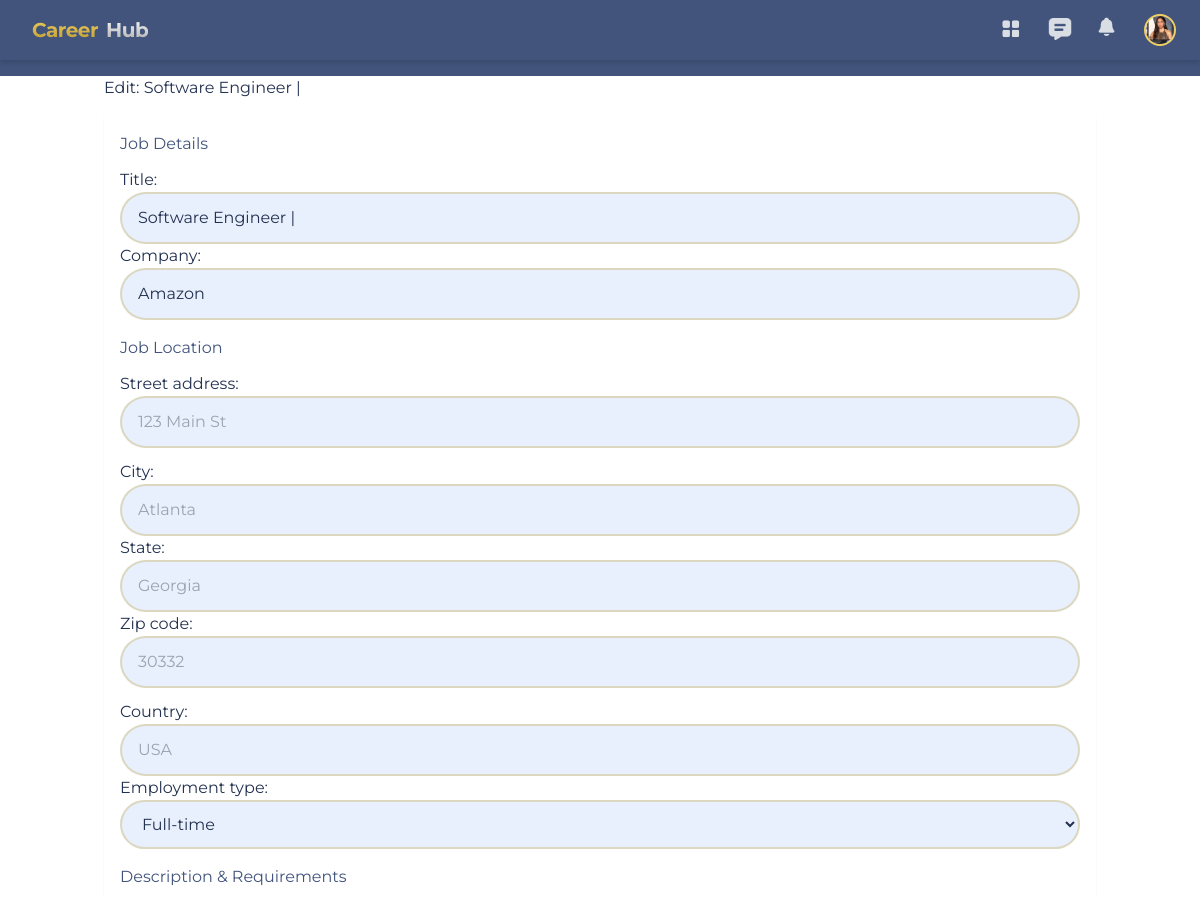
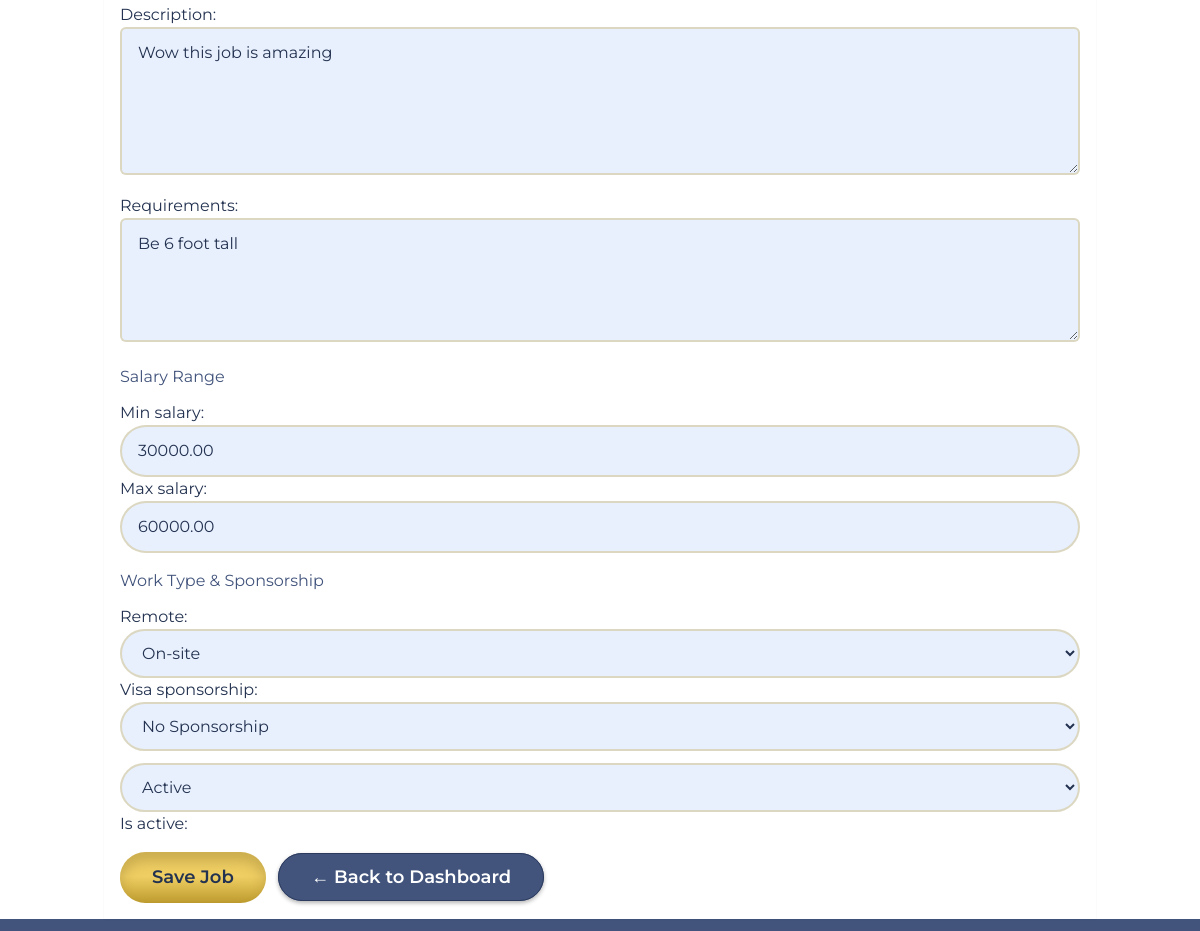
The page /jobs/3/edit/ (signed in) on the database its author committed (2 pictures, top to bottom).
### accounts/models.py (models this page shows, shortened)
class User(AbstractUser):
    JOB_SEEKER = 'job_seeker'
    RECRUITER = 'recruiter'
    ROLE_CHOICES = (
        (JOB_SEEKER, 'Job Seeker'),
        (RECRUITER, 'Recruiter'),
    )
    role = models.CharField(max_length=20, choices=ROLE_CHOICES)
    is_admin = models.BooleanField(default=False)

class RecruiterProfile(models.Model):
    user = models.OneToOneField(
        settings.AUTH_USER_MODEL,
        on_delete=models.CASCADE,
        related_name='recruiter'
    )
    profile_picture = models.ImageField(upload_to="profile_pics/", null=True, blank=True)
    company_name = models.CharField(max_length=255, blank=True)
    position = models.CharField(max_length=255, blank=True)

### jobs/models.py (models this page shows, shortened)
class Job(models.Model):
    FULL_TIME = "full_time"
    PART_TIME = "part_time"
    CONTRACT  = "contract"
    INTERN    = "intern"
    TEMP      = "temp"
    EMPLOYMENT_TYPES = [
        (FULL_TIME, "Full-time"),
        (PART_TIME, "Part-time"),
        (CONTRACT,  "Contract"),
        (INTERN,    "Internship"),
        (TEMP,      "Temporary"),
    ]
    recruiter = models.ForeignKey(
        settings.AUTH_USER_MODEL,
        on_delete=models.CASCADE,
        related_name="jobs_posted"
    )
    title = models.CharField(max_length=200)
    company = models.CharField(max_length=200, blank=True)
    street_address = models.CharField(max_length=255, blank=True, help_text="e.g. 123 Main Street")
    city = models.CharField(max_length=100, blank=True, help_text="e.g. Atlanta")
    state = models.CharField(max_length=100, blank=True, help_text="e.g. Georgia")
    zip_code = models.CharField(max_length=20, blank=True, help_text="e.g. 30332")
    country = models.CharField(max_length=100, blank=True, help_text="e.g. USA")
    location = models.CharField(max_length=255, blank=True, help_text="Auto-filled full address")
    latitude = models.FloatField(null=True, blank=True)
    longitude = models.FloatField(null=True, blank=True)
    employment_type = models.CharField(max_length=20, choices=EMPLOYMENT_TYPES, default=FULL_TIME)
    description = models.TextField()
    requirements = models.TextField(blank=True)
    min_salary = models.DecimalField(max_digits=10, decimal_places=2, null=True, blank=True)
    max_salary = models.DecimalField(max_digits=10, decimal_places=2, null=True, blank=True)
    remote = models.BooleanField(default=False, help_text="True if this job can be done remotely")
    visa_sponsorship = models.BooleanField(default=False, help_text="True if this job offers visa sponsorship")
    is_active = models.BooleanField(default=True)
    created_at = models.DateTimeField(auto_now_add=True)
    updated_at = models.DateTimeField(auto_now=True)
    class Meta:
        ordering = ["-created_at"]

### jobs/decorators.py (the view)
    def _wrapped(request, *args, **kwargs):
        user = request.user
        if not user.is_authenticated or getattr(user, "role", None) != "recruiter":
            raise PermissionDenied("Recruiter access required.")
        return view_func(request, *args, **kwargs)

### jobs/views.py (called while the page is built)
@login_required
@recruiter_required
def jobs_edit(request, pk):
    job = get_object_or_404(Job, pk=pk, recruiter=request.user)
    form = JobForm(request.POST or None, instance=job)
    if request.method == "POST" and form.is_valid():
        form.save()
        return redirect(job.get_absolute_url())
    return render(request, "jobs/job_form.html", {"form": form, "title": f"Edit: {job.title}"})

### jobs/templates/jobs/job_form.html (shortened to what this page needs)
{% extends "base.html" %} {% block content %}
<div class="container mt-4 mb-5">
  <h2 class="mb-4">{{ title }}</h2>
  <form method="post" class="card shadow-sm p-4 border-0">
    <h4 class="text-primary mb-3">Job Details</h4>
    <div class="row mb-3">
      <div class="col-md-6">{{ form.title.label_tag }} {{ form.title }}</div>
      <div class="col-md-6">
        {{ form.company.label_tag }} {{ form.company }}
      </div>
    </div>
    <h4 class="text-primary mt-4 mb-3">Job Location</h4>
    <div class="row mb-3">
      <div class="col-md-12">
        {{ form.street_address.label_tag }} {{ form.street_address }}
      </div>
    </div>
    <div class="row mb-3">
      <div class="col-md-4">{{ form.city.label_tag }} {{ form.city }}</div>
      <div class="col-md-4">{{ form.state.label_tag }} {{ form.state }}</div>
      <div class="col-md-4">
        {{ form.zip_code.label_tag }} {{ form.zip_code }}
      </div>
    </div>
    <div class="row mb-3">
      <div class="col-md-6">
        {{ form.country.label_tag }} {{ form.country }}
      </div>
      <div class="col-md-6">
        {{ form.employment_type.label_tag }} {{ form.employment_type }}
      </div>
    </div>
    <h4 class="text-primary mt-4 mb-3">Description & Requirements</h4>
    <div class="mb-3">
      {{ form.description.label_tag }} {{ form.description }}
    </div>
    <div class="mb-3">
      {{ form.requirements.label_tag }} {{ form.requirements }}
    </div>
    <h4 class="text-primary mt-4 mb-3">Salary Range</h4>
    <div class="row mb-3">
      <div class="col-md-6">
        {{ form.min_salary.label_tag }} {{ form.min_salary }}
      </div>
      <div class="col-md-6">
        {{ form.max_salary.label_tag }} {{ form.max_salary }}
      </div>
    </div>
    <h4 class="text-primary mt-4 mb-3">Work Type & Sponsorship</h4>
    <div class="row mb-3">
      <div class="col-md-6">
        {{ form.remote.label_tag }} {{ form.remote }}
      </div>
      <div class="col-md-6">
        {{ form.visa_sponsorship.label_tag }} {{ form.visa_sponsorship }}
      </div>
    </div>
    <div class="form-check mb-4">
      {{ form.is_active }} {{ form.is_active.label_tag }}
    </div>
    <button type="submit" class="btn btn-primary">Save Job</button>
    <a href="{% url 'jobs:my_list' %}" class="btn btn-secondary ms-2"
      >← Back to Dashboard</a
    >
  </form>
</div>
{% endblock %}

### templates/components/navbar.html (shortened to what this page needs)
{% load static %}
<nav class="w-full h-[60px] flex items-center justify-between bg-[#42547b] px-6 shadow-md z-50">
  <div class="flex items-center gap-1">
    <a href="{% if user.role == 'job_seeker' %}{% url 'jobseeker_dashboard' %}
             {% else %}{% url 'recruiter_dashboard' %}{% endif %}"
       class="flex items-center gap-1">
      <span class="ml-2 bg-gradient-to-b from-[#EFCE63] to-[#BD9B2E] bg-clip-text text-transparent font-bold text-xl tracking-tight">
      </span>
      <span class="ml-1 bg-gradient-to-b from-white to-[#A6A6A6] bg-clip-text text-transparent font-bold text-xl tracking-tight">
      </span>
    </a>
  </div>
  <div class="flex items-center gap-6 relative">
    {% if user.is_authenticated %}
      {% if user.role == 'job_seeker' %}
        <a href="{% url 'jobseeker_dashboard' %}"
           class="w-6 h-6 opacity-80 hover:opacity-100 transition-opacity">
          <img src="{% static 'images/icon_dashboard.png' %}" />
        </a>
      {% else %}
        <a href="{% url 'recruiter_dashboard' %}"
           class="w-6 h-6 opacity-80 hover:opacity-100 transition-opacity">
          <img src="{% static 'images/icon_dashboard.png' %}" />
        </a>
      {% endif %}
      <a href="{% url 'messaging:inbox' %}"
         class="w-6 h-6 opacity-80 hover:opacity-100 transition-opacity">
        <img src="{% static 'images/icon_messages.png' %}" />
      </a>
    {% endif %}
    <div class="relative">
      <button id="notifications-toggle"
              class="w-6 h-6 opacity-80 hover:opacity-100 transition-opacity">
        <img src="{% static 'images/icon_notifications.png' %}" />
      </button>
    </div>
    <button id="profile-btn"
        class="w-8 h-8 rounded-full overflow-hidden border-2 border-[#efce63] bg-[#d9d9d9]">
    {% if user.role == "job_seeker" and user.jobseeker.profile_picture %}
        <img src="{{ user.jobseeker.profile_picture.url }}" class="w-full h-full object-cover">
    {% elif user.role == "recruiter" and user.recruiter.profile_picture %}
        <img src="{{ user.recruiter.profile_picture.url }}" class="w-full h-full object-cover">
    {% else %}
        <img src="{% static 'images/icon_profile.png' %}" class="w-full h-full object-cover">
    {% endif %}
</button>
    </div>
</nav>

### rows shown on the page
User: recruiter.profile_picture (picture)
Job: title "Software Engineer |", company "Amazon", employment_type "Full-time", description "Wow this job is amazing", requirements "Be 6 foot tall", min_salary "30000.00", max_salary "60000.00", remote "On-site", visa_sponsorship "No Sponsorship", is_active "Active"

### other values the page prints
{{ title }} "Edit: Software Engineer |"
